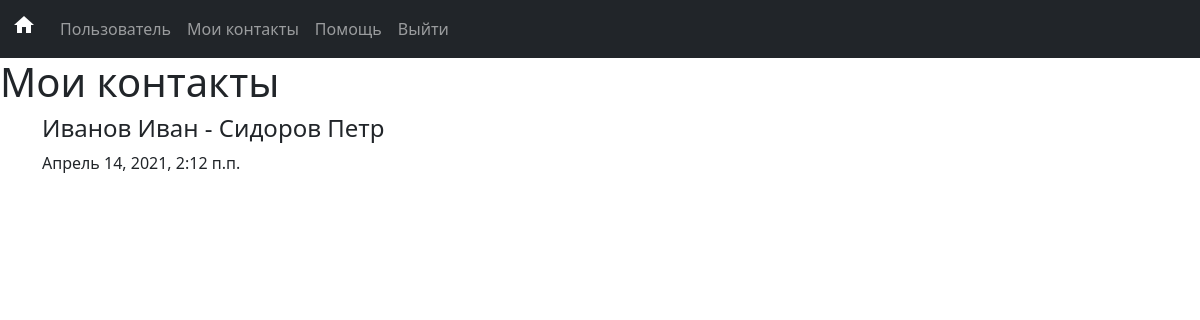
/contacts (signed in), run on an earlier commit of the app's database.
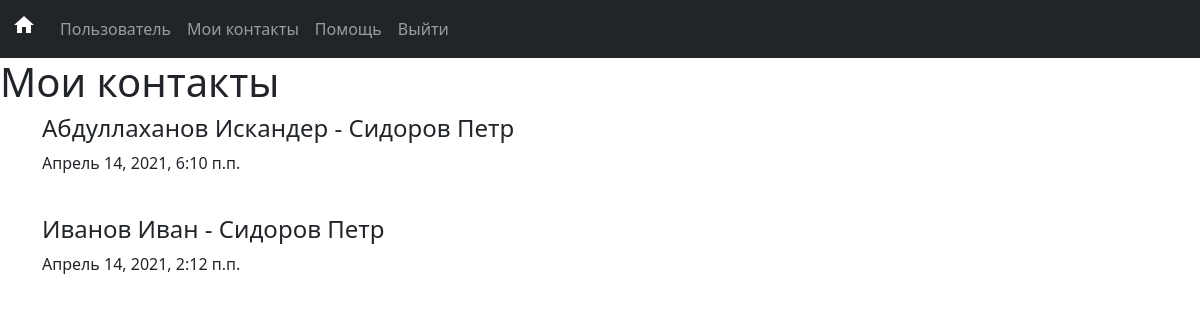
And on a later commit of the database.
### main/models.py (models this page shows, shortened)
class Contact(models.Model):
	first_user = models.ForeignKey(User, on_delete=models.CASCADE, related_name='+')
	second_user = models.ForeignKey(User, on_delete=models.CASCADE,  related_name='+')
	date = models.DateTimeField()
	class Meta:
		ordering = ('-date', )
		verbose_name = 'контакт'
		verbose_name_plural = 'контакты'

### main/views.py (the view)
# urls.py: path('contacts', views.contacts, name='contacts'),
def contacts(request):
	if not can_i_let_him_in(request):
		return redirect('login')
	user = request.user
	contact_list =  Contact.objects.all()
	if user.is_staff:
		return render(request, 'contacts.html', {'contacts' : contact_list, 'empty' : len(contact_list) == 0})
	our_contact_list = []
	for contact in contact_list:
		if contact.first_user.username == user.username or contact.second_user.username == user.username:
			our_contact_list.append(contact)
	return render(request, 'contacts.html', {'contacts' : our_contact_list, 'empty' : len(our_contact_list) == 0})

### main/views.py (called while the page is built)
def can_i_let_him_in(request):
	return (request.user.is_authenticated and not request.user.is_superuser)

### main/templates/contacts.html (shortened to what this page needs)
{% extends 'base.html' %}
{% block content %}
	<h1>
		{% if request.user.is_staff %}
			Контакты сотрудников
		{% else %}
			Мои контакты
		{% endif %}
	</h1>
	{% if not empty %}
		<div class="container">
			{% for contact in contacts %}
				{% if request.user.is_staff %}
					<h4 class="fw=bold"><a href="{% url 'info_about_person' contact.first_user.id %}">{{contact.first_user.last_name}}  {{contact.first_user.first_name}}</a> - <a href="{% url 'info_about_person' contact.second_user.id %}">{{contact.second_user.last_name}} {{contact.second_user.first_name}}</a></h4>
				{% else %}
					<h4 class="fw=bold">{{contact.first_user.last_name}} {{contact.first_user.first_name}} - {{contact.second_user.last_name}} {{contact.second_user.first_name}}</h4>
				{% endif %}
				<p>{{contact.date}}</p>
				<br>
			{% endfor %}
		</div>
	{% endif %}
{% endblock %}

What changed in the data, as far as the page shows it:
added Contact: first_user.last_name "Абдуллаханов", first_user.first_name "Искандер", second_user.last_name "Сидоров", second_user.first_name "Петр", date "Апрель 14, 2021, 6:10 п.п."
